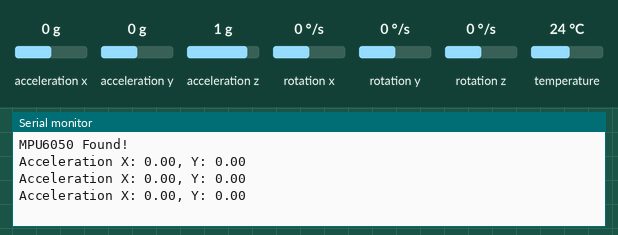
This sketch was run on a simulated Arduino Nano, built with avr-gcc and run on an emulated ATmega328P. Parts: the last lines printed to the serial monitor. The inputs (shaded band) are chosen by the test bench; at power-on: acceleration x 0 g, acceleration y 0 g, acceleration z 1 g, rotation x 0 °/s, rotation y 0 °/s, rotation z 0 °/s, temperature 24 °C.

Above: at 1.3 s.
1.4 s: acceleration x set to -1.4 g
At 2.0 s:
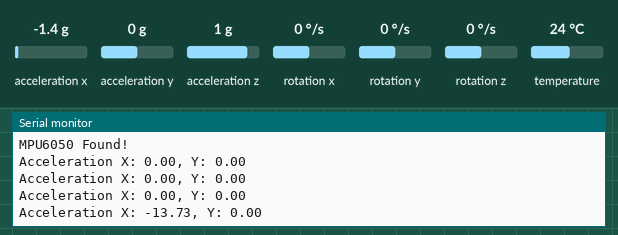
2.9 s: acceleration y set to -1.4 g
At 3.5 s:
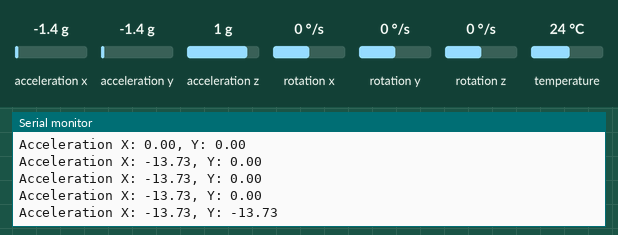
4.4 s: acceleration x set to -0.8 g
At 5.0 s:
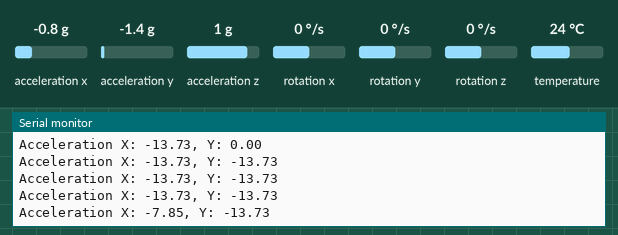
Timing chart, 0 to 7.4 s (numbered marks = the images above; inputs shaded):
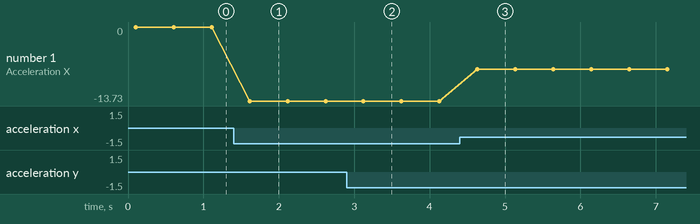

Measured:
- after the input at 1.4 s, the serial monitor: prints a new line after 0.21 s (image 1)
- after the input at 2.9 s, the serial monitor: prints a new line after 0.22 s (image 2)
- after the input at 4.4 s, the serial monitor: prints a new line after 0.23 s (image 3)
- plotted number 1: 0 → -13.73 after the input at 1.4 s, -13.73 → -7.85 after the input at 4.4 s

The sketch:

opensrvmini.ino
```cpp
/*
 * OpenSRVmini
 * Test TFT
 *
 * René Brixel/CampingTech
 * 2024-04-24
 *
 * Board: Arduino Nano
 */

#include <Adafruit_MPU6050.h>
#include <Adafruit_Sensor.h>
#include <Wire.h>

Adafruit_MPU6050 mpu;

void setup(void) {
  Serial.begin(115200);
  while (!Serial)
    delay(10); // will pause Zero, Leonardo, etc until serial console opens

  // Try to initialize!
  if (!mpu.begin()) {
    Serial.println("Failed to find MPU6050 chip");
    while (1) {
      delay(10);
    }
  }
  Serial.println("MPU6050 Found!");

  mpu.setAccelerometerRange(MPU6050_RANGE_2_G); // MPU6050_RANGE_2_G, MPU6050_RANGE_4_G, MPU6050_RANGE_8_G, MPU6050_RANGE_16_G
  mpu.setGyroRange(MPU6050_RANGE_2000_DEG); // MPU6050_RANGE_250_DEG, MPU6050_RANGE_500_DEG, MPU6050_RANGE_1000_DEG, MPU6050_RANGE_2000_DEG
  mpu.setFilterBandwidth(MPU6050_BAND_21_HZ); // MPU6050_BAND_260_HZ, MPU6050_BAND_184_HZ, MPU6050_BAND_94_HZ, MPU6050_BAND_44_HZ, MPU6050_BAND_21_HZ, MPU6050_BAND_10_HZ, MPU6050_BAND_5_HZ

  Serial.println("");
  delay(100);
}

void loop() {
  sensors_event_t a, g, temp;
  mpu.getEvent(&a, &g, &temp);

  Serial.print("Acceleration X: ");
  Serial.print(a.acceleration.x);
  Serial.print(", Y: ");
  Serial.print(a.acceleration.y);

  Serial.println("");
  delay(500);
}
```
